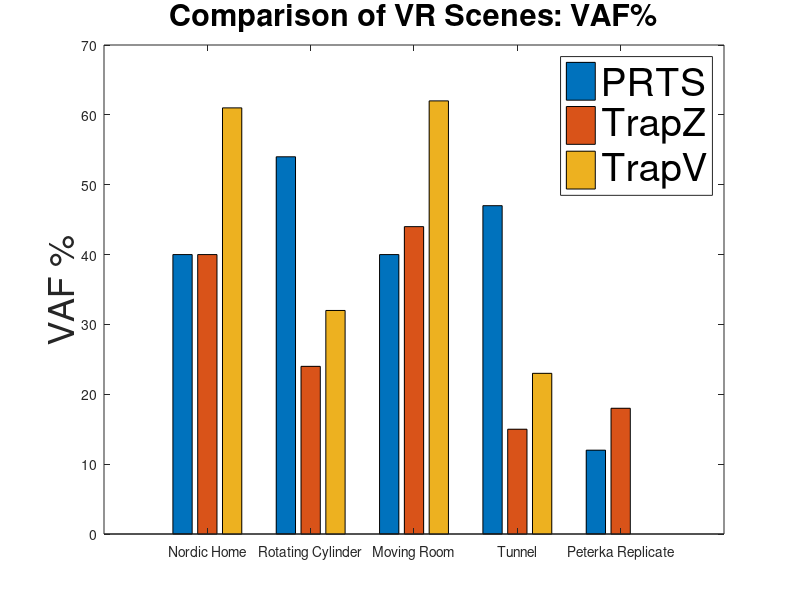
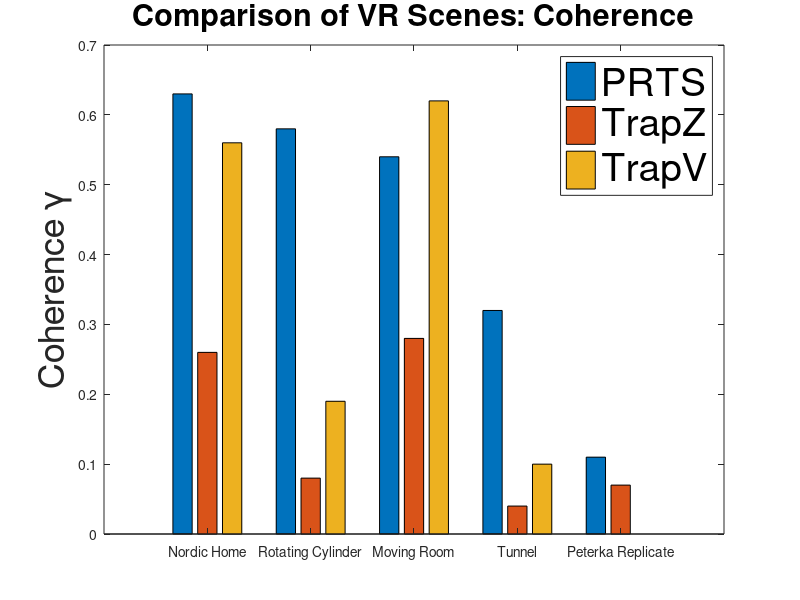
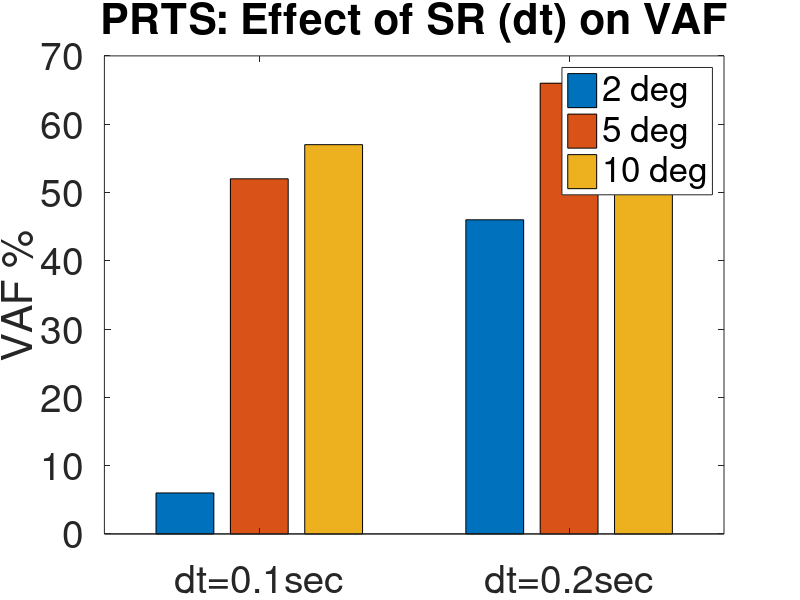
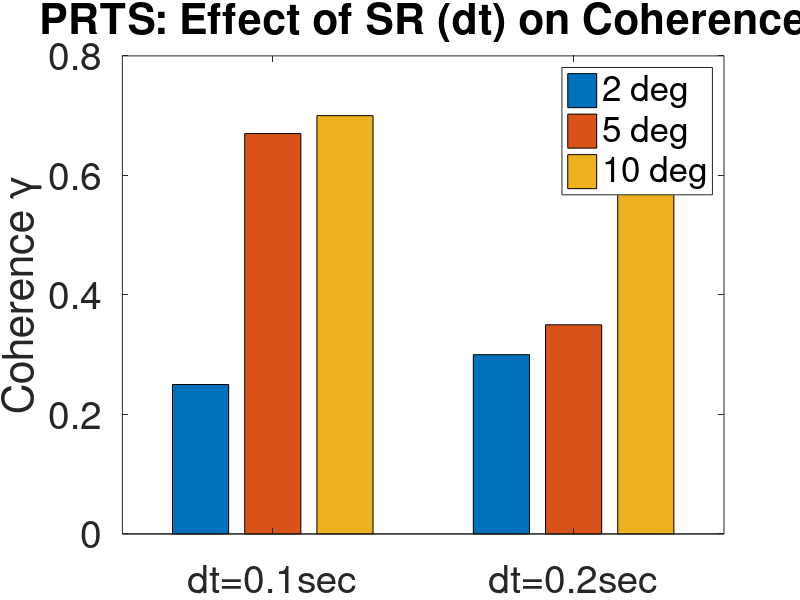

Here is the MATLAB script that generated these plots, in order: (Note: this script raises an error after producing the figures.)
close all; clc

% Comparing the Scenes
Scenes_Tick = {'Nordic Home', 'Rotating Cylinder', 'Moving Room', 'Tunnel' , 'Peterka Replicate'};
PRTS_mean_VAF = [40, 54, 40, 47, 12];
PRTS_mean_Coh = [0.63, 0.58, 0.54, 0.32, 0.11]; 
TrapZ_mean_VAF = [40, 24, 44, 15, 18];
TrapZ_mean_Coh = [0.26, 0.08, 0.28, 0.04, 0.07];
TrapV_mean_VAF = [61, 32, 62, 23, 0];
TrapV_mean_Coh = [0.56, 0.19, 0.62, 0.1, 0];

figure();
bar([PRTS_mean_VAF; TrapZ_mean_VAF; TrapV_mean_VAF]')
title(strcat('Comparison of VR Scenes: VAF%'), 'FontSize', 22);hold on
legend('PRTS', 'TrapZ', 'TrapV', 'Location', 'northeast', 'FontSize', 28);
ylabel('VAF %', 'FontSize', 26);
set(gca, 'XTickLabel', Scenes_Tick); xtickangle(gca,45)
set(gcf,'Units','Normalized','OuterPosition',[0 0 1 1])

figure();
bar([PRTS_mean_Coh; TrapZ_mean_Coh; TrapV_mean_Coh]')
title(strcat('Comparison of VR Scenes: Coherence'), 'FontSize', 22);hold on
legend('PRTS', 'TrapZ', 'TrapV', 'Location', 'northeast', 'FontSize', 28);
ylabel('Coherence \gamma', 'FontSize', 26);
set(gca, 'XTickLabel', Scenes_Tick); xtickangle(gca,45)
set(gcf,'Units','Normalized','OuterPosition',[0 0 1 1])


% Nordic Home Scene, PRTS Effect of dt

PRTS_Tick = {'dt=0.1sec', 'dt=0.2sec'};
PRTS_mean_VAF = [6, 52, 57;  % dt = 0.1
                 46, 66, 68]; % dt = 0.2 
PRTS_mean_Coh = [0.25, 0.67, 0.7;
                 0.3, 0.35, 0.71]; 
figure();
bar(PRTS_mean_VAF);
title(strcat('PRTS: Effect of SR (dt) on VAF'), 'FontSize', 22);hold on
legend('2 deg', '5 deg', '10 deg', 'Location', 'northeast', 'FontSize', 28);
ylabel('VAF %', 'FontSize', 26);
set(gca, 'XTickLabel', PRTS_Tick, 'FontSize', 28); 
set(gcf,'Units','Normalized','OuterPosition',[0 0 1 1])

figure();
bar(PRTS_mean_Coh);
title(strcat('PRTS: Effect of SR (dt) on Coherence'), 'FontSize', 22);hold on
legend('2 deg', '5 deg', '10 deg', 'Location', 'northeast', 'FontSize', 28);
ylabel('Coherence \gamma', 'FontSize', 26);
set(gca, 'XTickLabel', PRTS_Tick, 'FontSize', 28); 
set(gcf,'Units','Normalized','OuterPosition',[0 0 1 1])

% Nordic Home Scene, TrapZ effect of dps
TrapZ_Tick = {'5 dps', '10 dps'};
TrapZ_mean_VAF = [60, 40;  % 5dps
                  45, 35]; % 10dps 
TrapZ_mean_Coh = [0.57, 0.37;
                 0.38, 0.34]; 
             
figure();
bar(TrapZ_mean_VAF);
title(strcat('TrapZ: Effect of Velocity on VAF'), 'FontSize', 22);hold on
legend('Amp = 2 deg', 'Amp = 5 deg', 'Location', 'northeast', 'FontSize', 28);
ylabel('VAF %', 'FontSize', 26);
set(gca, 'XTickLabel', TrapZ_Tick, 'FontSize', 28);
set(gcf,'Units','Normalized','OuterPosition',[0 0 1 1])

figure();
bar(TrapZ_mean_Coh);
title(strcat('TrapZ: Effect of Velocity on Coherence'), 'FontSize', 22);hold on
legend('Amp = 2 deg', 'Amp = 5 deg', 'Location', 'northeast', 'FontSize', 28);
ylabel('Coherence \gamma', 'FontSize', 26);
set(gca, 'XTickLabel', TrapZ_Tick, 'FontSize', 28);
set(gcf,'Units','Normalized','OuterPosition',[0 0 1 1])

% Nordic Home Scene, TrapV effect of dps
TrapV_Tick = {'5 dps', '10 dps'};
TrapV_mean_VAF = [51, 46, 61;  % 5dps
                  35, 48, 59]; % 10dps 
TrapV_mean_Coh = [0.4, 0.5, 0.55;
                  0.3, 0.45, 0.51];              
figure();
bar(TrapV_mean_VAF);
title(strcat('TrapV: Effect of Velocity on VAF'), 'FontSize', 22);hold on
legend('Amp = 2 deg', 'Amp = 5 deg', 'Amp = 10 deg', 'Location', 'northeast', 'FontSize', 28);
ylabel('VAF %', 'FontSize', 26);
set(gca, 'XTickLabel', TrapV_Tick, 'FontSize', 28);
set(gcf,'Units','Normalized','OuterPosition',[0 0 1 1])
             
figure();
bar(TrapV_mean_Coh);
title(strcat('TrapZ: Effect of Velocity on Coherence'), 'FontSize', 22);hold on
legend('Amp = 2 deg', 'Amp = 5 deg', 'Amp = 10 deg', 'Location', 'northeast', 'FontSize', 28);
ylabel('Coherence \gamma', 'FontSize', 26);
set(gca, 'XTickLabel', TrapV_Tick, 'FontSize', 28);
set(gcf,'Units','Normalized','OuterPosition',[0 0 1 1])


%% Save Figures
datestring = datestr(now,'ddmmmyyyy_HH-MM');
FigsPath = strcat('FigLogs/Comparisons/',datestring,'/');
mkdir(FigsPath);
SaveAllFigures(FigsPath, '.png');























